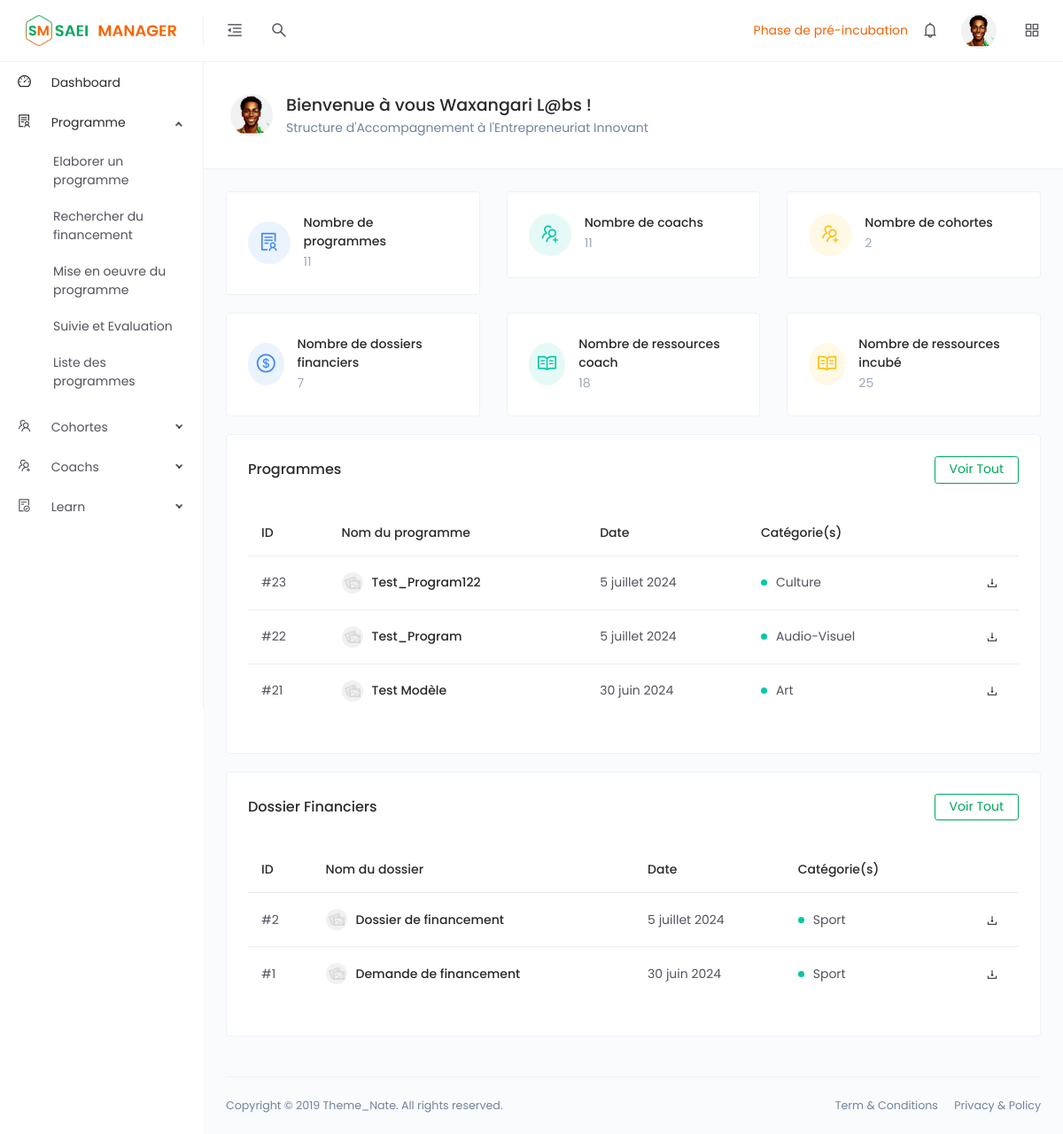
The app's page /dashboardSAEI.php (signed in) with its own data.
### tables this page shows
CREATE TABLE `program_elaborer` (
  `id` int(11) NOT NULL,
  `titre` varchar(500) NOT NULL,
  `categorie` varchar(500) NOT NULL,
  `program` text NOT NULL,
  `nom_doc` varchar(500) NOT NULL,
  `dateProgram` varchar(200) NOT NULL,
  `type` varchar(500) NOT NULL
);

CREATE TABLE `dossier_financier` (
  `id` int(11) NOT NULL,
  `nomDossier` varchar(500) NOT NULL,
  `categorieDossier` varchar(500) NOT NULL,
  `description` text NOT NULL,
  `dateDossier` varchar(500) NOT NULL
);

### dashboardSAEI.php (the view, shortened to what the rows shown need)
<!DOCTYPE html>
<html lang="en">
<head>
    <link href="assets/vendors/bootstrap-datepicker/bootstrap-datepicker.min.css" rel="stylesheet">
    <link href="assets/css/app.min.css" rel="stylesheet">
</head>
<body>
    <div class="app">
        <div class="layout">
            <div class="page-container">
                <div class="main-content">
                                            <?php
                                                $connect = DataBase::connect();
                                            ?>
                    <div class="row">
                        <div class="col-lg-12">
                            <div class="card">
                                <div class="card-body">
                                    <div class="table-responsive m-t-30">
                                        <table class="table table-hover">
                                            <thead>
                                                <tr>
                                                    <th>ID</th>
                                                    <th>Nom du programme</th>
                                                    <th>Date</th>
                                                    <th>Catégorie(s)</th>
                                                    <th></th>
                                                </tr>
                                            </thead>
                                            <tbody>
                                                <?php
                                                    $requete1 = $connect->prepare("SELECT * FROM program_elaborer ORDER BY id DESC;");
                                                    $requete1->execute();
                                                    $compteur = 0;
                                                    while($program = $requete1->fetch()){
                                                        $compteur++;
                                                        if($compteur == 4){
                                                            break;
                                                        }
                                                ?>
                                                <tr>
                                                    <td>
                                                        #<?= $program['id'] ?>
                                                    </td>
                                                    <td>
                                                        <div class="d-flex align-items-center">
                                                            <div class="avatar avatar-image avatar-sm m-r-10">
                                                                <img src="assets/images/avatars/thumb-1.jpg" alt="">
                                                            </div>
                                                            <h6 class="m-b-0"><?= $program['titre'] ?></h6>
                                                        </div>
                                                    </td>
                                                    <td><?= $program['dateProgram'] ?></td>
                                                    <td>
                                                        <div class="d-flex align-items-center">
                                                            <div class="badge badge-success badge-dot m-r-10"></div>
                                                            <div><?= $program['categorie'] ?></div>
                                                        </div>
                                                    </td>
                                                    <?php if($program['type'] == "modele" || $program['type'] == "vierge"){ ?>
                                                        <td class="text-right">
                                                            <a href="#" class="doc" data-id="<?= $program['id'] ?>" data-titre="<?= $program['titre'] ?>">
                                                                <button class="btn btn-icon btn-hover btn-sm btn-rounded pull-right">
                                                                    <i class="anticon anticon-download"></i>
                                                                </button>
                                                            </a>
                                                        </td>
                                                    <?php } ?>
                                                </tr>
                                                <?php } ?>
                                            </tbody>
                                        </table>
                                    </div>
                                </div>
                            </div>
                        </div>
                    </div>
                    <div class="row">
                        <div class="col-lg-12">
                            <div class="card">
                                <div class="card-body">
                                    <div class="table-responsive m-t-30">
                                        <table class="table table-hover">
                                            <thead>
                                                <tr>
                                                    <th>ID</th>
                                                    <th>Nom du dossier</th>
                                                    <th>Date</th>
                                                    <th>Catégorie(s)</th>
                                                    <th></th>
                                                </tr>
                                            </thead>
                                            <tbody>
                                                <?php
                                                    $requete2 = $connect->prepare("SELECT * FROM dossier_financier ORDER BY id DESC;");
                                                    $requete2->execute();
                                                    while($dossier = $requete2->fetch()){
                                                ?>
                                                <tr>
                                                    <td>
                                                        #<?= $dossier['id'] ?>
                                                    </td>
                                                    <td>
                                                        <div class="d-flex align-items-center">
                                                            <div class="avatar avatar-image avatar-sm m-r-10">
                                                                <img src="assets/images/avatars/thumb-1.jpg" alt="">
                                                            </div>
                                                            <h6 class="m-b-0"><?= $dossier['nomDossier'] ?></h6>
                                                        </div>
                                                    </td>
                                                    <td><?= $dossier['dateDossier'] ?></td>
                                                    <td>
                                                        <div class="d-flex align-items-center">
                                                            <div class="badge badge-success badge-dot m-r-10"></div>
                                                            <div><?= $dossier['categorieDossier'] ?></div>
                                                        </div>
                                                    </td>
                                                    <td class="text-right">
                                                        <a href="#" class="doc" data-id="<?= $dossier['id'] ?>" data-titre="<?= $dossier['nomDossier'] ?>">
                                                            <button class="btn btn-icon btn-hover btn-sm btn-rounded pull-right">
                                                                <i class="anticon anticon-download"></i>
                                                            </button>
                                                        </a>
                                                    </td>
                                                </tr>
                                                <?php } ?>
                                            </tbody>
                                        </table>
                                    </div>
                                </div>
                            </div>
                        </div>
                    </div>
                </div>
            </div>
        </div>
    </div>
</body>
</html>

### records on screen
program_elaborer: id "23", titre "Test_Program122", dateProgram "5 juillet 2024", categorie "Culture"
program_elaborer: id "22", titre "Test_Program", dateProgram "5 juillet 2024", categorie "Audio-Visuel"
program_elaborer: id "21", titre "Test Modèle", dateProgram "30 juin 2024", categorie "Art"
dossier_financier: id "2", nomDossier "Dossier de financement", dateDossier "5 juillet 2024", categorieDossier "Sport"
dossier_financier: id "1", nomDossier "Demande de financement", dateDossier "30 juin 2024", categorieDossier "Sport"

### other values on screen
$_SESSION['phaseAccompagnement'] "Phase de pré-incubation"
$_SESSION['nom_structure'] "Waxangari L@bs"
$taille "11"
